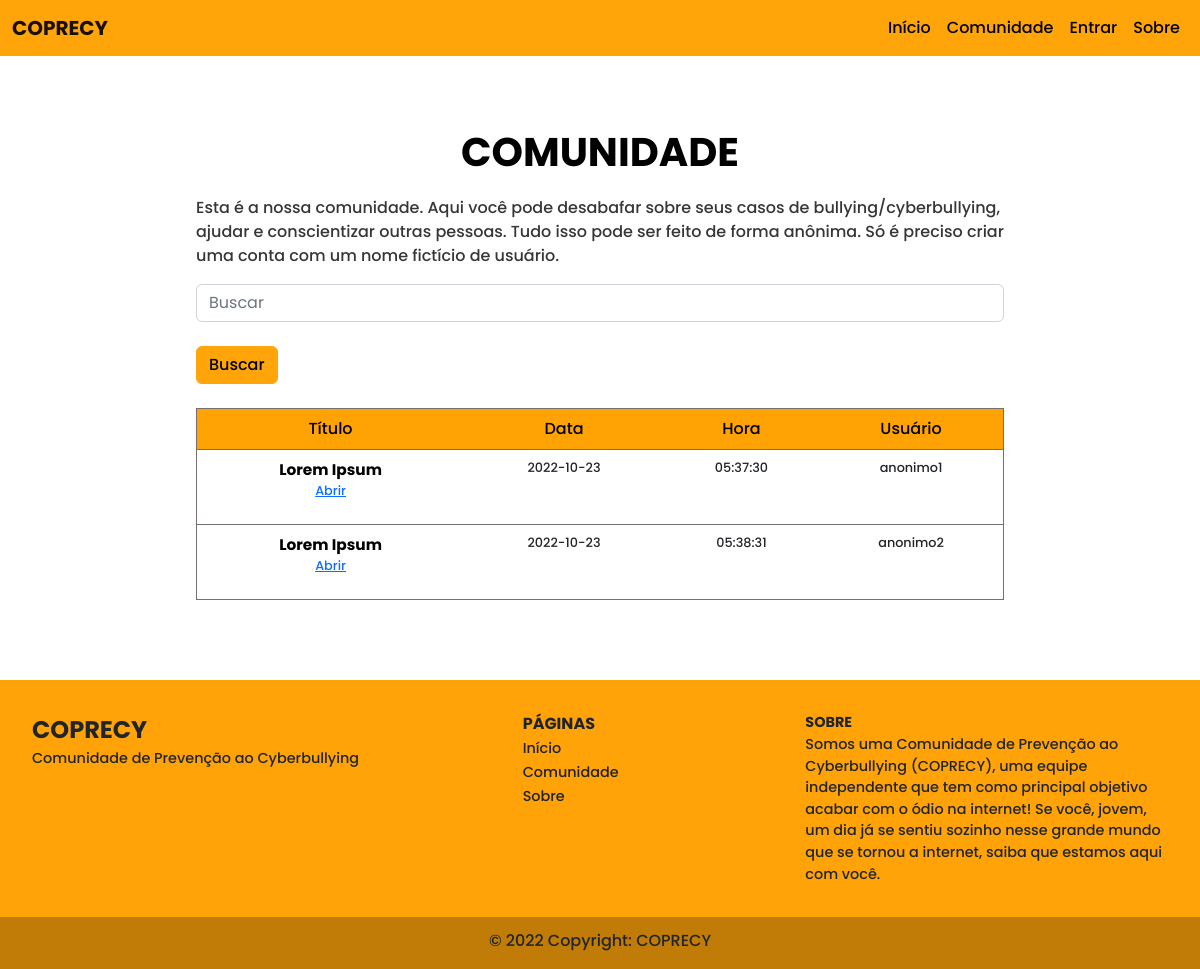
Screenshot of /comunidade.php with the database file from the repository.
### tables this page shows
CREATE TABLE forum (
  id int PRIMARY KEY AUTO_INCREMENT NOT NULL,
  titulo varchar(100),
  texto varchar(1000),
  usuario varchar(50),
  data date,
  hora time,
  FOREIGN KEY (usuario) REFERENCES usuario(nome)
  ON DELETE CASCADE
);

### comunidade.php (the view, shortened to what this page needs)
<!DOCTYPE html>
<HTML lang="pt-br">
<HEAD>
    <link rel="stylesheet" type="text/css" href="style.css">
    <link href="https://cdn.jsdelivr.net/npm/bootstrap@5.2.1/dist/css/bootstrap.min.css" rel="stylesheet">
</HEAD>
<BODY id ="body">
<?php include("menu.php"); ?>
<div class="container-sm p-3" id="comunidade">
<h1> COMUNIDADE </h1>
<p> Esta é a nossa comunidade. Aqui você pode desabafar sobre seus casos de bullying/cyberbullying,
    ajudar e conscientizar outras pessoas. Tudo isso pode ser feito de forma anônima. Só é preciso criar uma conta com
    um nome fictício de usuário.</p>
    <form method="post" action="busca_result.php">
	<div class="form-group">
		<input type="text" class="form-control" id="texto" name="texto" placeholder="Buscar">
    </div><br>
    <input type="submit" name="buscar" value="Buscar" class="btn btn-primary" id="btnpublicar">
</form>
<br>
<?php
include("conexao.php");
	try {
		$dbh->setAttribute(PDO::ATTR_ERRMODE, PDO::ERRMODE_EXCEPTION);
		$sth = $dbh->prepare('SELECT id, titulo, texto, usuario, data, hora from forum');
		$sth->execute();
		$result = $sth->fetchAll(PDO::FETCH_ASSOC);
        if(!empty($result)){
            echo '<div class="table-responsive" id="tabeladiv">
                <table class="table" id="tabela"> ';
                echo '<thead>';
                echo '<tr>';
                echo'<th>Título</th>';
                echo'<th>Data</th>';
                echo'<th>Hora</th>';
                echo'<th>Usuário</th>';
                echo'</tr>';
                echo'</thead>';
                echo'<tbody>';
                echo'<tr>';
            foreach($result as $row) {
                echo '<td><a href="abrir_forum.php" id="tituloforum">' . $row['titulo'] . '</a>';
                echo "<p><a href='abrir_forum.php?id=".$row["id"]."' id='linkabrirforum'> Abrir </a></p></td>";
                    echo '<td>'. $row['data'] . '</td>';
                    echo '<td>'. $row['hora'] . '</td>';
                    echo '<td>'. $row['usuario'] . '</td>';
                    echo '</tr>';
                echo '</tbody>';
            }
            echo '</table></div>';
        }
	} catch (PDOException $e) {
		print "Error!: " . $e->getMessage() . "<br/><br><a href='index.php'>voltar</a>";
		die();
    }
?>
</div>
<?php include("footer.php"); ?>
</BODY>
</HTML>

### style.css (style rules this page uses)
* { font-family: "Poppins", sans-serif; font-weight: 500; margin: 0; padding: 0; }
#body { padding: 0; margin: 0; }
#comunidade { width: 80%; color:rgb(54, 54, 54); margin-top: 7em; }
#tituloforum { font-weight: bold; align-items: center; justify-content: end; }
#tabela thead { background-color: #ffa305; color: #000; text-align: center; border:1px solid rgb(117, 111, 111); }
#tabela tbody { text-align: center; border:1px solid rgb(117, 111, 111); }
#tituloforum { text-decoration: none; color: #000; font-size: 1.2em; }
#tabela td { font-size: 0.8em; }
#tabela { text-align: center; }
#comunidade { width: 70%; color:rgb(54, 54, 54); margin-top: 7em; margin-bottom: 3em; }
#comunidade h1 { color:#000; text-align: center; font-weight: 700; margin-bottom: 20px; }
#btnpublicar { background-color: #ffa509; border-color: #ffa509; color:#000; text-align: center; font-weight: 500; }

### rows the page displays
forum: titulo "Lorem Ipsum", data "2022-10-23", hora "05:37:30", usuario "anonimo1"
forum: titulo "Lorem Ipsum", data "2022-10-23", hora "05:38:31", usuario "anonimo2"
